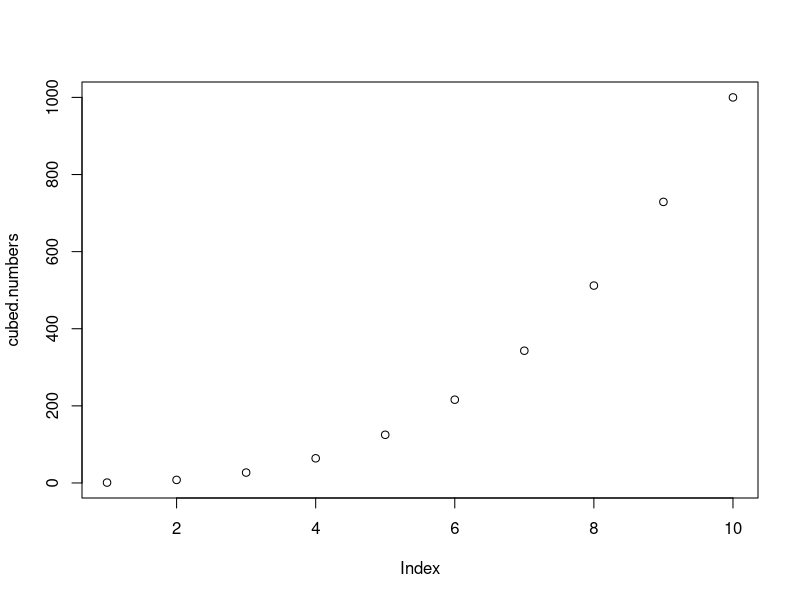
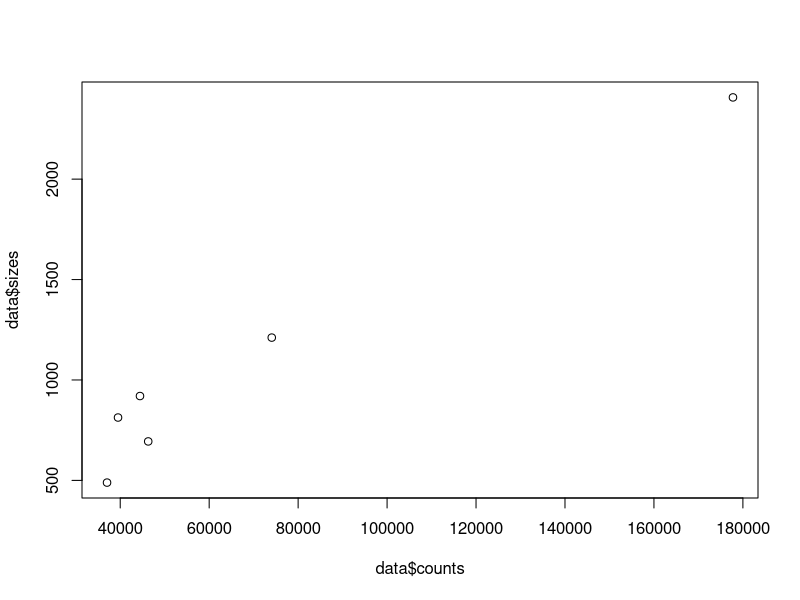
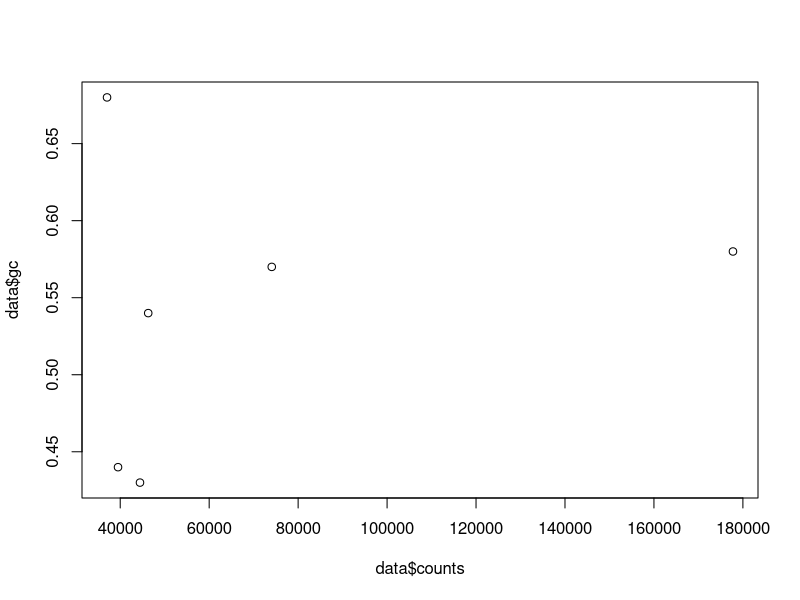

Write the R code that produced these figures, in order.
## ---- chunk 1
x <- 5
print(x)
## ---- chunk 2
# This does the same thing
x = 5
print(x)
## ---- chunk 3
mystring = "This is a string"
print(mystring)
## ---- chunk 4
y <- 7 + x
print(y)
## ---- chunk 5
z = sqrt(5)
print(z)
## ---- chunk 6
str(x)
## ---- chunk 7
odd.numbers <- c(1,3,5,7)
print(odd.numbers)
## ---- chunk 8
# Numbers from 1 to 10
all.numbers <- 1:10
print(all.numbers)

# Numbers from 1 to 10, step size of two
odd.numbers <- seq(1,10,2)
print(odd.numbers)
## ---- chunk 9
# The first value
odd.numbers[1]

# The second value
odd.numbers[2]

# Second to fourth
odd.numbers[2:4]
## ---- chunk 10
mylist <- list(1,"a string",5.3)
print(mylist)
## ---- chunk 11
# Make a matrix with two rows
nums <- c(1, 5, 1.5, 4.5, 3.5, 5.3, 3.1, 5.1)
X <- matrix(nums, nrow=2)
print(X)
## ---- chunk 12
# Genes on rows, samples on columns
rownames(X) <- c("Gene 1", "Gene 2")
colnames(X) <- c("Untreated_1", "Untreated_2", "Treated_1", "Treated_2")
print(X)
## ---- chunk 13
# First row, second column
X[1,2]

# Rows 1-2, columns 2-4
X[1:2,2:4]

# Leave out the column index to mean all columns
X[2,]
## ---- chunk 14
# Use the data.frame() function to make a data frame
# Use three vectors made with c() as the columns
df <- data.frame(firstname=c("Simon", "Alex", "Ruby"), lastname=c("Smith", "Anders", "Anders"), height=c(182,162,164))
print(df)
## ---- chunk 15
df$height
## ---- chunk 16
x <- 5
print(x+2)
## ---- chunk 17
v <- c(1,2,3,4,5)
print(v+2)
## ---- chunk 18
v <- c(1,2,3,4,5)
print(v**3)
## ---- chunk 19
v <- c(1,2,3,4,5)
print(sqrt(v))
## ---- chunk 20
numbers = 1:10
cubed.numbers = numbers**3
plot(cubed.numbers)
## ---- chunk 21
model <- y ~ x
print(model)
## ---- chunk 22
# Length of each region
sizes = c(489, 694, 813, 920, 1211, 2407)

# GC content of each region
gc = c(0.68, 0.54, 0.44, 0.43, 0.57, 0.58)

# RNA-seq counts obtained for each region
counts = c(37035, 46293, 39504, 44442, 74070, 177768)

# Put our three variables into a data frame
# Notice that R keeps their names as column names!
data = data.frame(counts, sizes, gc)
print(data)

# What does the data look like?
plot(data$counts, data$sizes)
plot(data$counts, data$gc)
## ---- chunk 23
# Fit the model using lm()
fit = lm(log(counts) ~ log(sizes) + gc, data)

# Examine the resulting data structure
summary(fit)
